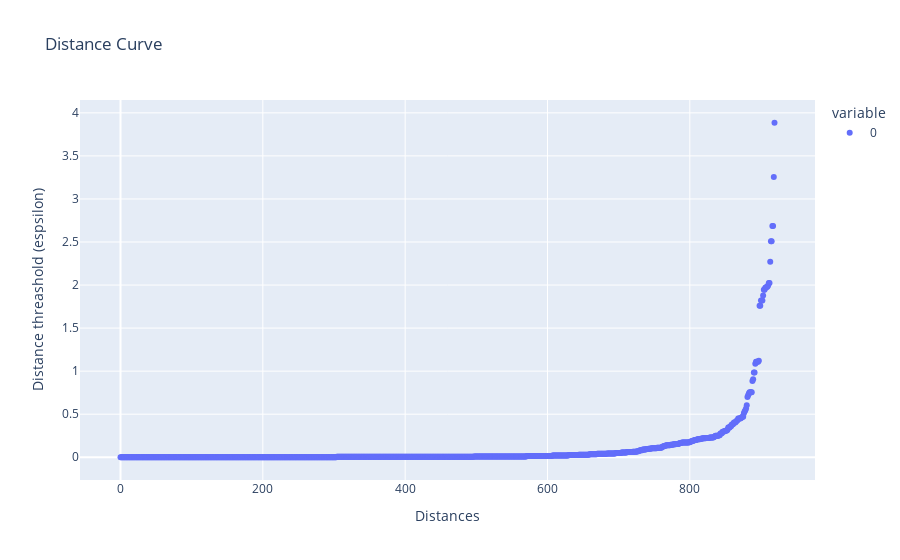

Notebook code for this chart:
### Code cell
X = np.array(train_topic_freqs.loc[inspect_topic].med_freq)
X = X.reshape(-1, 1)
neigh = NearestNeighbors(n_neighbors=2)
nbrs = neigh.fit(X)
distances, indices = nbrs.kneighbors(X)

# next, we sort and plot the results
distances = np.sort(distances, axis=0)
distances = distances[:,1]

# Plot
fig = px.scatter(
    distances, 
    title='Distance Curve')
fig.update_xaxes(title_text='Distances')
fig.update_yaxes(title_text='Distance threashold (espsilon)')
fig.show()

### Figure 1 — Plotly figure (JSON) as saved in the notebook; plotly's stock layout.template omitted (floating-point values rounded to 4 significant figures; data arrays with more than 128 entries replaced by an {"elided": "..."} marker saying what was removed)
{"data": [{"hovertemplate": "variable=0<br>index=%{x}<br>value=%{y}<extra></extra>", "legendgroup": "0", "marker": {"color": "#636efa", "symbol": "circle"}, "mode": "markers", "name": "0", "orientation": "v", "showlegend": true, "type": "scatter", "x": {"elided": "920 int values"}, "xaxis": "x", "y": {"elided": "920 float values"}, "yaxis": "y"}], "layout": {"legend": {"title": {"text": "variable"}, "tracegroupgap": 0}, "title": {"text": "Distance Curve"}, "xaxis": {"anchor": "y", "domain": [0, 1], "title": {"text": "Distances"}}, "yaxis": {"anchor": "x", "domain": [0, 1], "title": {"text": "Distance threashold (espsilon)"}}}}
